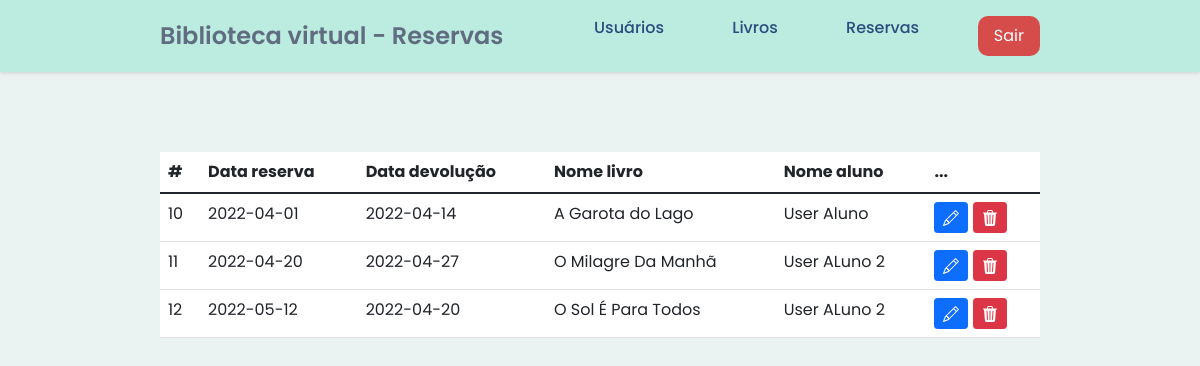
Screenshot of /listagem-reservas.php (signed in) with the database file from the repository.
### tables this page shows
CREATE TABLE `reservas` (
  `idreserva` int(11) NOT NULL,
  `datareserva` date NOT NULL,
  `datadevolucao` date NOT NULL,
  `idlivro_livros` int(11) NOT NULL,
  `idusuario_usuarios` int(11) NOT NULL
);

CREATE TABLE `livros` (
  `idlivro` int(11) NOT NULL,
  `nomelivro` varchar(40) NOT NULL,
  `autorlivro` varchar(40) NOT NULL,
  `descricaolivro` varchar(200) DEFAULT NULL
);

CREATE TABLE `usuarios` (
  `idusuario` int(11) NOT NULL,
  `nome` varchar(100) NOT NULL,
  `email` varchar(100) NOT NULL,
  `senha` varchar(20) NOT NULL,
  `nivel` int(1) NOT NULL
);

### listagem-reservas.php (the view, shortened to what this page needs)
<?php
    include_once('conexao.php');
    $sql = "SELECT *
            FROM reservas r
            INNER JOIN livros as l ON l.idlivro = r.idlivro_livros
            INNER JOIN usuarios as u ON u.idusuario = r.idusuario_usuarios";
    $result = $conexao->query($sql);
?>
<!DOCTYPE html>
<html lang="pt-br">
<head>
    <link href="https://cdn.jsdelivr.net/npm/bootstrap@5.1.3/dist/css/bootstrap.min.css" rel="stylesheet">
    <link rel="stylesheet" href="estilo.css">
</head>
<body>
    <div class="container-admin">
        <header class="navbar">
            <a href="sistema-admin.php">
                <span>Biblioteca virtual - Reservas</span>
            </a>
            <nav>
                <ul class="nav-links">
                    <li><a href="listagem-usuarios.php">Usuários</a></li>
                    <li><a href="listagem-livros.php">Livros</a></li>
                    <li><a href="listagem-reservas.php">Reservas</a></li>
                </ul>
            </nav>
            <a class="user" href="logon.php"><button class="btn-logon">Sair</button></a>
        </header>
        <div class="table-list">
            <table class="table">
                <thead>
                    <tr>
                        <th scope="col">#</th>
                        <th scope="col">Data reserva</th>
                        <th scope="col">Data devolução</th>
                        <th scope="col">Nome livro</th>
                        <th scope="col">Nome aluno</th>
                        <th scope="col">...</th>
                    </tr>
                </thead>
                <tbody>
                    <?php
                        while($user_data = mysqli_fetch_assoc($result)){
                            echo "<tr>";
                            echo "<td>".$user_data["idreserva"]."</td>";
                            echo "<td>".$user_data["datareserva"]."</td>";
                            echo "<td>".$user_data["datadevolucao"]."</td>";
                            echo "<td>".$user_data["nomelivro"]."</td>";
                            echo "<td>".$user_data["nome"]."</td>";
                            echo "<td>
                                    <a class='btn btn-sm btn-primary' href='editar-reserva.php?idreserva=$user_data[idreserva]' title='Editar'>
                                        <svg xmlns='http://www.w3.org/2000/svg' width='16' height='16' fill='currentColor' class='bi bi-pencil' viewBox='0 0 16 16'>
                                            <path d='M12.146.146a.5.5 0 0 1 .708 0l3 3a.5.5 0 0 1 0 .708l-10 10a.5.5 0 0 1-.168.11l-5 2a.5.5 0 0 1-.65-.65l2-5a.5.5 0 0 1 .11-.168l10-10zM11.207 2.5 13.5 4.793 14.793 3.5 12.5 1.207 11.207 2.5zm1.586 3L10.5 3.207 4 9.707V10h.5a.5.5 0 0 1 .5.5v.5h.5a.5.5 0 0 1 .5.5v.5h.293l6.5-6.5zm-9.761 5.175-.106.106-1.528 3.821 3.821-1.528.106-.106A.5.5 0 0 1 5 12.5V12h-.5a.5.5 0 0 1-.5-.5V11h-.5a.5.5 0 0 1-.468-.325z'/>
                                        </svg>
                                    </a>
                                    <a class='btn btn-sm btn-danger' href='delete-reserva.php?idreserva=$user_data[idreserva]' title='Excluir'>
                                        <svg xmlns='http://www.w3.org/2000/svg' width='16' height='16' fill='currentColor' class='bi bi-trash3-fill' viewBox='0 0 16 16'>
                                            <path d='M11 1.5v1h3.5a.5.5 0 0 1 0 1h-.538l-.853 10.66A2 2 0 0 1 11.115 16h-6.23a2 2 0 0 1-1.994-1.84L2.038 3.5H1.5a.5.5 0 0 1 0-1H5v-1A1.5 1.5 0 0 1 6.5 0h3A1.5 1.5 0 0 1 11 1.5Zm-5 0v1h4v-1a.5.5 0 0 0-.5-.5h-3a.5.5 0 0 0-.5.5ZM4.5 5.029l.5 8.5a.5.5 0 1 0 .998-.06l-.5-8.5a.5.5 0 1 0-.998.06Zm6.53-.528a.5.5 0 0 0-.528.47l-.5 8.5a.5.5 0 0 0 .998.058l.5-8.5a.5.5 0 0 0-.47-.528ZM8 4.5a.5.5 0 0 0-.5.5v8.5a.5.5 0 0 0 1 0V5a.5.5 0 0 0-.5-.5Z'/>
                                        </svg>
                                    </a>
                                </td>";
                            echo "</tr>";
                        }
                    ?>
                </tbody>
            </table>
        </div>
    </div>
</body>
</html>

### estilo.css (style rules this page uses)
* { margin: 0; border: 0; padding: 0; box-sizing: border-box; font-family: "Poppins", sans-serif; }
body { min-height: 100vh; min-width: 100vw; }
.navbar { display: flex; justify-content: space-between; align-items: center; padding: 1rem 10rem; width: 100%; background: #BCEBDF; box-shadow: 0 0 5px rgba(0, 0, 0, 0.2); }
.navbar span { font-size: 1.5rem; font-weight: 600; color: #606D80; cursor: pointer; }
.navbar a { text-decoration: none; }
.nav-links a, li { color: #2B4C7E; font-weight: 500; }
.nav-links { list-style: none; }
.nav-links li { display: inline-block; padding: 0 2rem; }
.nav-links li a { transition: all 0.3s ease 0s; }
.btn-logon { background: #d54c4a; border: none; color: white; padding: 0.5rem 1rem; border-radius: 10px; transition: all 0.3s ease 0s; }
.container-admin { min-height: 100vh; background: #EBF2F2; }
.table-list { margin: 5rem 10rem; background: white; }

### rows the page displays
reservas: idreserva "10", datareserva "2022-04-01", datadevolucao "2022-04-14", idlivro_livros.nomelivro "A Garota do Lago", idusuario_usuarios.nome "User Aluno"
reservas: idreserva "11", datareserva "2022-04-20", datadevolucao "2022-04-27", idlivro_livros.nomelivro "O Milagre Da Manhã", idusuario_usuarios.nome "User ALuno 2"
reservas: idreserva "12", datareserva "2022-05-12", datadevolucao "2022-04-20", idlivro_livros.nomelivro "O Sol É Para Todos", idusuario_usuarios.nome "User ALuno 2"
